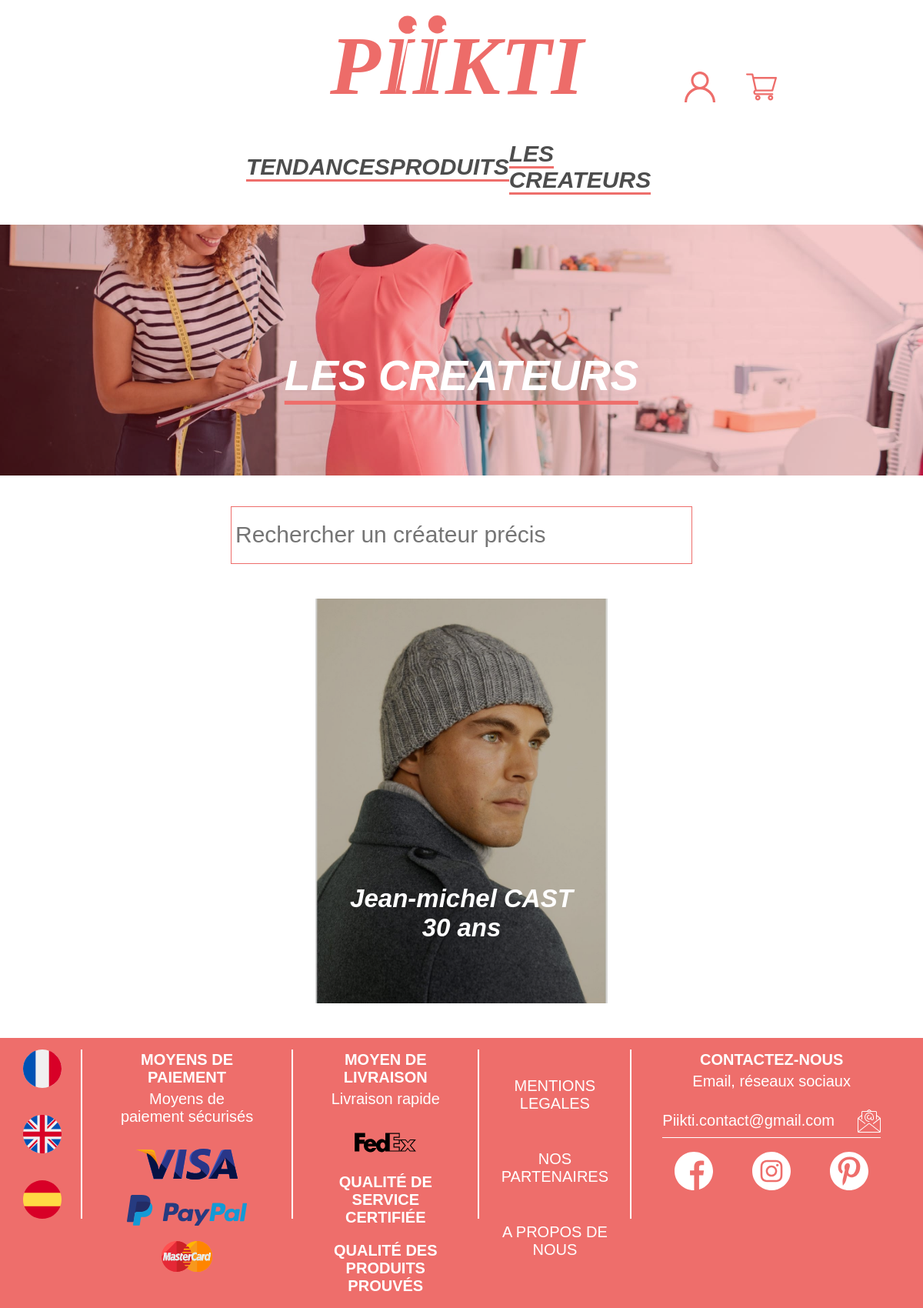
The app's page /page-createurs.php with its own data.
### tables this page shows
CREATE TABLE IF NOT EXISTS `piikti_users` (
  `id` int(11) NOT NULL AUTO_INCREMENT,
  `nom` varchar(255) NOT NULL,
  `prenom` varchar(255) NOT NULL,
  `dateNaissance` date NOT NULL,
  `mail` varchar(255) NOT NULL,
  `mdp` text NOT NULL,
  `date_Inscription` date NOT NULL,
  PRIMARY KEY (`id`)
);

### page-createurs.php (the view, shortened to what this page needs)
<?php include('header.php'); ?>
<div class="banniereCreateurs">
    <img src="img/banniere_createurs.jpg" class="image-banniere-createurs">
    <div class="calque"></div>
    <h1  class="titrePageCreateurs">LES CREATEURS</h1>
</div>
<?php include('template/searchForm.php'); ?>
<?php
function age($date)
{
    $age = date('Y') - date('Y', strtotime($date));
    if (date('md') < date('md', strtotime($date))) {
        return $age - 1;
    }
    return $age;
}
$sql = "SELECT DISTINCT
piikti_users.id AS id_createurs, nom, prenom, chemin_photo_profile, dateNaissance
FROM piikti_users
INNER JOIN piikti_users_meta
    ON piikti_users_meta.id_utilisateur = piikti_users.id
INNER JOIN piikti_produit
    ON piikti_produit.id_utilisateur = piikti_users_meta.id_utilisateur
ORDER BY id_createurs DESC";
$reqCreateurs = $connection -> prepare($sql);
$reqCreateurs -> execute();
?>
<div class='blocCreateurs'>
        <?php
        while ($ligne = $reqCreateurs -> fetch()) {
            $lien = (empty($ligne -> chemin_photo_profile)) ? 'img/profil_defaut.jpg' : $ligne -> chemin_photo_profile;
            echo "    <a href='page-profil.php?idCrea=".$ligne -> id_createurs."' class='cadrePhotoCreateur'>
            <img src='".$lien."' alt='photo de profil des créateurs' class='photoCreateurs'>
            <div class='calqueCadreCreateurs'></div>
            <div class='blocinfoCreateurs'>
            <p class='nomCreateurs'>".$ligne -> prenom." ".strtoupper($ligne -> nom)."</p>
            <p class='ageCreateurs'>".$age = age($ligne -> dateNaissance)." ans</p>
            </div>
            </a>";
        }
        ?>
</div>
<?php include('footer.php') ?>

### css/style.css (style rules this page uses)
* { margin: 0; padding: 0; box-sizing: border-box; }
html { font-size: 62.5%; font-family: quatro, sans-serif; font-weight: 400; font-style: normal; color: #4D4D4D; }
a { text-decoration: none; }
body { height: 100%; position: relative; }
.calque { width: 100%; height: 100%; background-color: rgba(215, 44, 44, 0.25); position: absolute; top: 0; bottom: 0; left: 0; right: 0; z-index: 9991; }
.banniereCreateurs { width: 100%; height: 326px; margin-top: 10px; position: relative; }
.image-banniere-createurs { height: 100%; width: 100%; object-fit: cover; object-position: center; }
.titrePageCreateurs { position: absolute; z-index: 9991; font-size: 5.5rem; font-weight: 700; font-style: italic; color: white; top: 50%; left: 50%; transform: translate(-50%, -50%); border-bottom: solid #ee6e6b 5px; }
.blocCreateurs { margin: auto; width: 80%; display: flex; justify-content: center; flex-wrap: wrap; padding: 20px; }
.cadrePhotoCreateur { height: 526px; width: 380px; margin: auto; position: relative; margin: 25px; }
.photoCreateurs { height: 100%; width: 100%; object-fit: cover; object-position: center; }
.calqueCadreCreateurs { position: absolute; z-index: 9991; top: 0; left: 0; right: 0; bottom: 0; background-color: rgba(10, 10, 10, 0.15); }
.blocinfoCreateurs { text-align: center; color: white; width: 80%; font-size: 3.3rem; font-weight: 700; font-style: italic; position: absolute; z-index: 9992; left: 50%; transform: translateX(-50%); bottom: 15%; }

### records on screen
piikti_users: prenom "Jean-michel", nom "CAST", dateNaissance "30"
